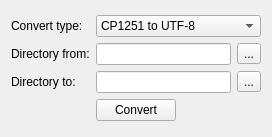
<?xml version="1.0" encoding="UTF-8"?>
<ui version="4.0">
 <class>Converter</class>
 <widget class="QWidget" name="Converter">
  <property name="geometry">
   <rect>
    <x>0</x>
    <y>0</y>
    <width>272</width>
    <height>137</height>
   </rect>
  </property>
  <property name="windowTitle">
   <string>Converter</string>
  </property>
  <layout class="QVBoxLayout" name="verticalLayout_4">
   <item>
    <layout class="QVBoxLayout" name="verticalLayout_3">
     <item>
      <layout class="QHBoxLayout" name="horizontalLayout_3">
       <item>
        <layout class="QVBoxLayout" name="verticalLayout_2">
         <item>
          <widget class="QLabel" name="label">
           <property name="text">
            <string>Convert type:</string>
           </property>
          </widget>
         </item>
         <item>
          <widget class="QLabel" name="label_2">
           <property name="text">
            <string>Directory from:</string>
           </property>
          </widget>
         </item>
         <item>
          <widget class="QLabel" name="label_3">
           <property name="text">
            <string>Directory to:</string>
           </property>
          </widget>
         </item>
        </layout>
       </item>
       <item>
        <layout class="QVBoxLayout" name="verticalLayout">
         <item>
          <widget class="QComboBox" name="convertTypeComboBox">
           <item>
            <property name="text">
             <string>CP1251 to UTF-8</string>
            </property>
           </item>
           <item>
            <property name="text">
             <string>UTF-8 to CP1251</string>
            </property>
           </item>
          </widget>
         </item>
         <item>
          <layout class="QHBoxLayout" name="horizontalLayout_2">
           <item>
            <widget class="QLineEdit" name="pathFromLineEdit"/>
           </item>
           <item>
            <widget class="QToolButton" name="selectPathFromToolButton">
             <property name="text">
              <string>...</string>
             </property>
            </widget>
           </item>
          </layout>
         </item>
         <item>
          <layout class="QHBoxLayout" name="horizontalLayout">
           <item>
            <widget class="QLineEdit" name="pathToLineEdit"/>
           </item>
           <item>
            <widget class="QToolButton" name="selectPathToToolButton">
             <property name="text">
              <string>...</string>
             </property>
            </widget>
           </item>
          </layout>
         </item>
        </layout>
       </item>
      </layout>
     </item>
     <item>
      <layout class="QHBoxLayout" name="horizontalLayout_4">
       <item>
        <spacer name="horizontalSpacer">
         <property name="orientation">
          <enum>Qt::Horizontal</enum>
         </property>
         <property name="sizeHint" stdset="0">
          <size>
           <width>40</width>
           <height>20</height>
          </size>
         </property>
        </spacer>
       </item>
       <item>
        <widget class="QPushButton" name="convertPushButton">
         <property name="text">
          <string>Convert</string>
         </property>
        </widget>
       </item>
       <item>
        <spacer name="horizontalSpacer_2">
         <property name="orientation">
          <enum>Qt::Horizontal</enum>
         </property>
         <property name="sizeHint" stdset="0">
          <size>
           <width>40</width>
           <height>20</height>
          </size>
         </property>
        </spacer>
       </item>
      </layout>
     </item>
    </layout>
   </item>
  </layout>
 </widget>
 <layoutdefault spacing="6" margin="11"/>
 <resources/>
 <connections/>
</ui>
